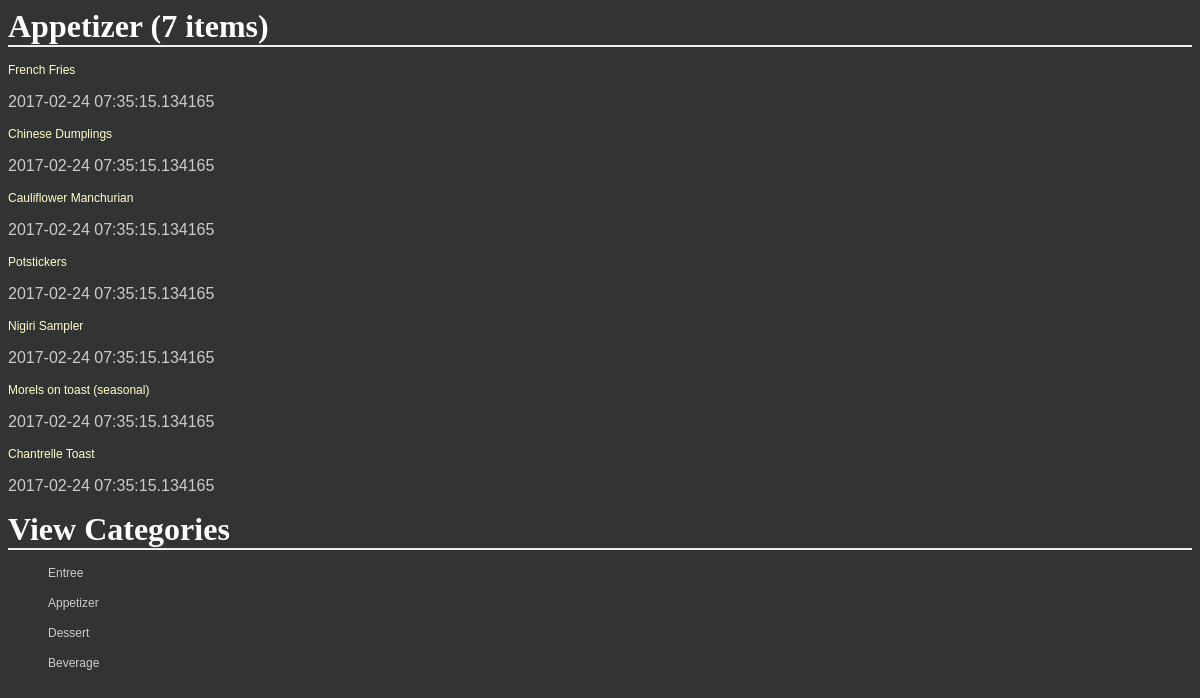
/catalog/Appetizer, run on an earlier commit of the app's database.
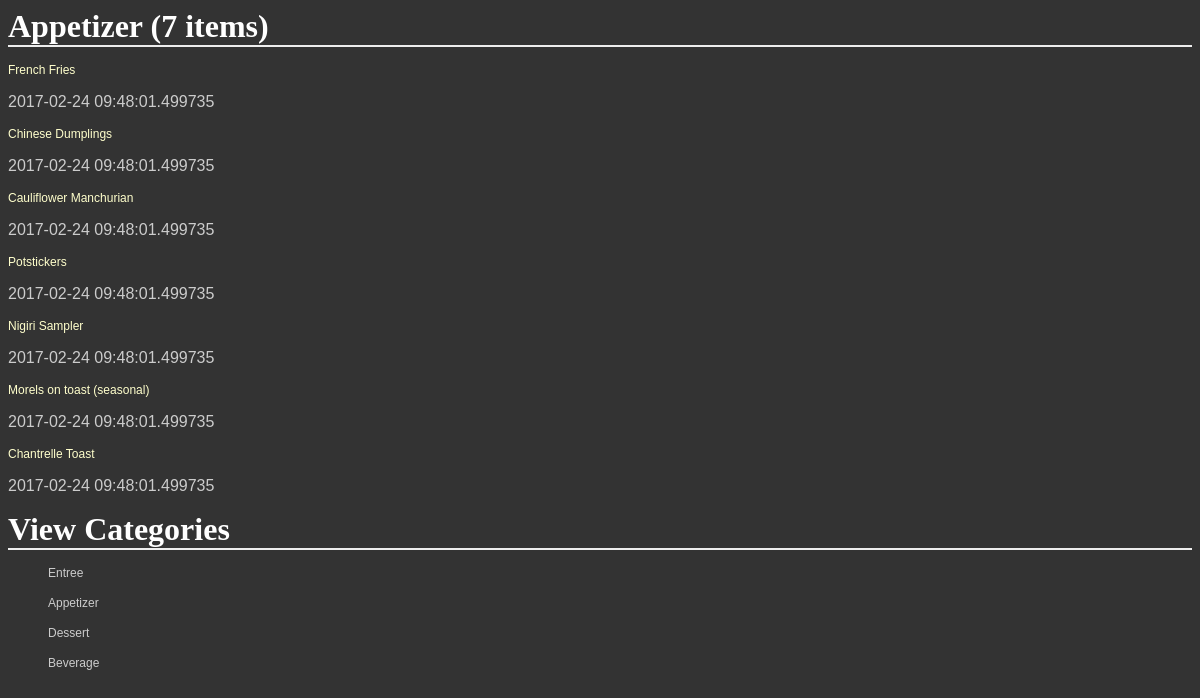
And on a later commit of the database.
### database_setup.py (models this page shows, shortened)
class CatalogItem(Base):
    __tablename__ = 'catalog_item'
    id = Column(Integer, primary_key = True)
    name = Column(String(250), nullable = False)
    description = Column(String(250))
    dt_added = Column(DateTime, nullable = False, default = datetime.datetime.now())
    dt_modded = Column(DateTime, nullable = False, default = datetime.datetime.now(), onupdate = datetime.datetime.now())
    price = Column(String(8))
    category = Column(String(250))
    user_id = Column(Integer, ForeignKey('user.id'))
    user = relationship(User)

### final_project.py (the view)
@app.route('/catalog/<string:category>/items', methods = ['GET'])
@app.route('/catalog/<string:category>', methods = ['GET'])
def viewCategory(category):
    items = session.query(CatalogItem).filter_by(category = category).all()
    categories = session.query(CatalogItem.category).distinct(CatalogItem.category).all()
    cat_name = list(k[0] for k in categories)
    return render_template('categorylist.html', items = items, category = category, categories = cat_name)

### templates/categorylist.html
{% extends 'base.html' %}
{% block content %}
<h1>{{ '%s (%s items)' % (category, items|length) }}</h1>
{% for i in items %}
<div>
  <p><a href="{{url_for('viewCatalogItem', category = category, item_id = i.id)}}">{{i.name}}</a></p>
  <p>{{i.dt_modded}}</p>
</div>
{% endfor %}
<h1>View Categories</h1>
<div>
  {% for cat in categories %}
  <ul>
    <a href="{{url_for('viewCategory', category = cat)}}"><p>{{cat}}</p></a>
  </ul>
  {% endfor %}
</div>
{% endblock %}

### templates/base.html (shortened to what this page needs)
<html>
<head>
  <link rel=stylesheet type=text/css href="{{ url_for('static', filename='styles.css') }}">
</head>
<body>
  {% block content %}
  {% endblock %}
</body>
</html>

### static/styles.css (style rules this page uses)
body { font-family: sans-serif; background-image: url('img3.jpg'); background-color: #333333 }
h1, h2, h3, h4 { color: #FFFFFF; }
h1, h2 { font-family: 'Georgia', serif; margin: 0; }
h1 { border-bottom: 2px solid #eee; }
p, dd, dt { color: #CCCCCC; }
a { text-decoration: none; color:#FFFFCC; font-size: .75em; }

What changed in the data, as far as the page shows it:
changed CatalogItem "French Fries": dt_modded "2017-02-24 07:35:15.134165" → "2017-02-24 09:48:01.499735"
changed CatalogItem "Chinese Dumplings": dt_modded "2017-02-24 07:35:15.134165" → "2017-02-24 09:48:01.499735"
changed CatalogItem "Cauliflower Manchurian": dt_modded "2017-02-24 07:35:15.134165" → "2017-02-24 09:48:01.499735"
changed CatalogItem "Potstickers": dt_modded "2017-02-24 07:35:15.134165" → "2017-02-24 09:48:01.499735"
changed CatalogItem "Nigiri Sampler": dt_modded "2017-02-24 07:35:15.134165" → "2017-02-24 09:48:01.499735"
changed CatalogItem "Morels on toast (seasonal)": dt_modded "2017-02-24 07:35:15.134165" → "2017-02-24 09:48:01.499735"
changed CatalogItem "Chantrelle Toast": dt_modded "2017-02-24 07:35:15.134165" → "2017-02-24 09:48:01.499735"
